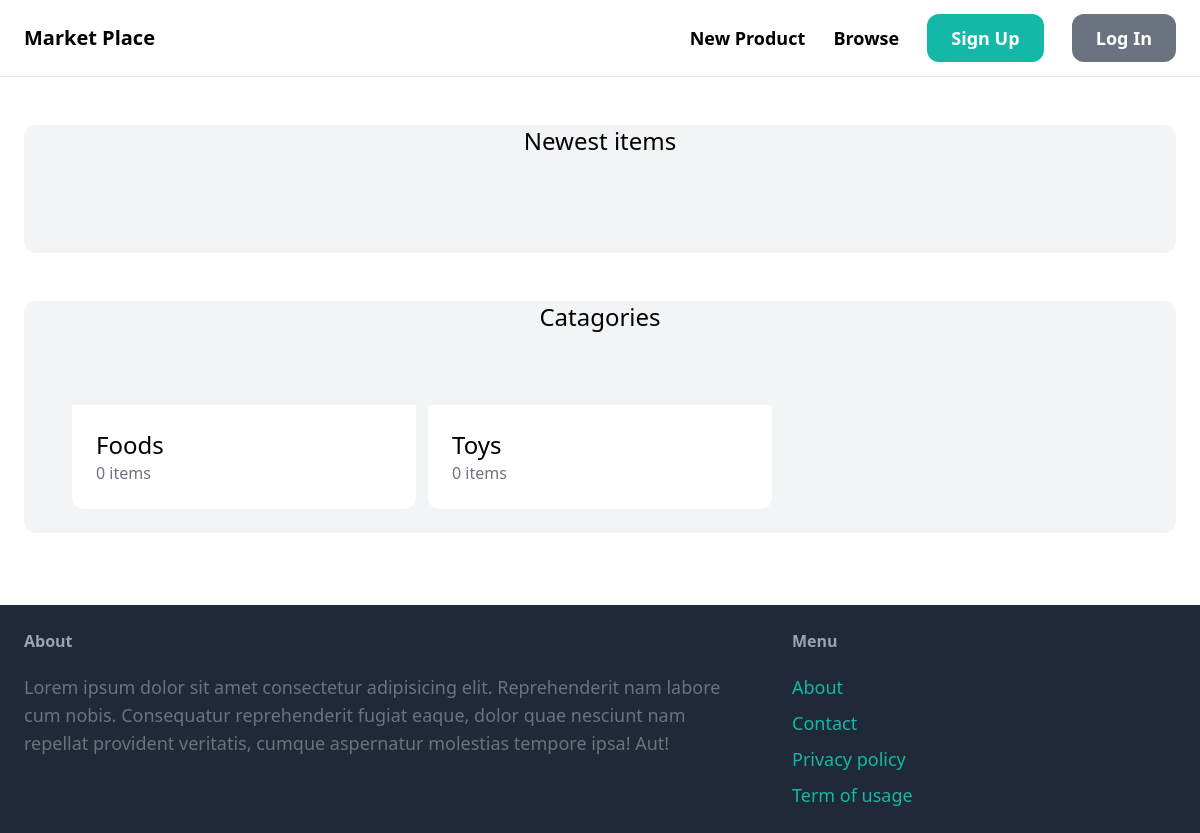
/, run on an earlier commit of the app's database.
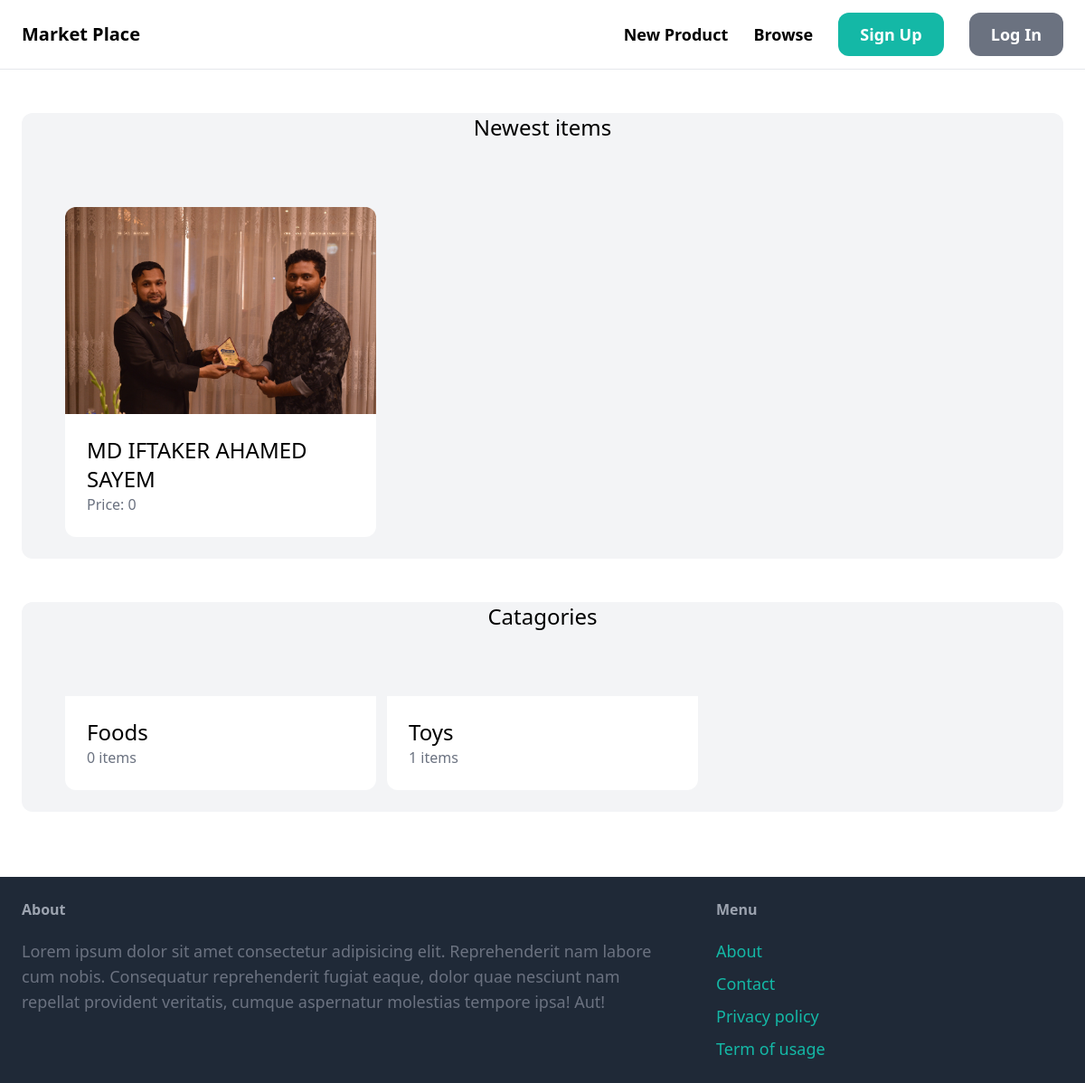
And on a later commit of the database.
### item/models.py (models this page shows, shortened)
class Category(models.Model):
    name = models.CharField(max_length=100)
    class Meta:
        ordering = ('name',)
        verbose_name_plural = 'Categories'

class Item(models.Model):
    category = models.ForeignKey(Category, related_name='items', on_delete=models.CASCADE)
    name = models.CharField(max_length=100)
    description = models.TextField()
    price = models.IntegerField()
    is_sold = models.BooleanField(default=False)
    created_at = models.DateTimeField(auto_now_add=True)
    created_by=models.ForeignKey(User, related_name='items', on_delete=models.CASCADE)
    image = models.ImageField(upload_to='item_images', blank=True, null=True)

### marketcore/views.py (the view)
# urls.py: path('', views.index, name='index'),
def index(request):
    categories = Category.objects.all()
    items = Item.objects.filter(is_sold=False).order_by('created_at')[0:6]
    return render(request, 'core/index.html',{
            'categories': categories,
            'items': items
        })

### marketcore/templates/core/index.html (shortened to what this page needs)
{% extends 'core/base.html' %}
{% block content %}
<div class="mt-6 px-6 my-12 bg-gray-100 rounded-xl">
    <h2 class="mb-12 text-2xl text-center">Newest items</h2>
    <div class="grid grid-cols-3 gap-3 p-6">
        {% for item in items %}
        <div>
            <a href="{% url 'item:detail' item.id %}">
                <div>
                    <img src="{{ item.image.url }}" class="rounded-t-xl">
                </div>
                <div class="p-6 bg-white rounded-b-xl">
                    <h2 class="text-2xl">{{ item.name }}</h2>
                    <p class="text-gray-500">Price: {{ item.price }}</p>
                </div>
            </a>
        </div>
        {% endfor %}
    </div>
</div>
<div class="mt-6 px-6 my-12 bg-gray-100 rounded-xl">
    <h2 class="mb-12 text-2xl text-center">Catagories</h2>
    <div class="grid grid-cols-3 gap-3 p-6">
        {% for category in categories %}
        <div>
            <a href="#">
                <div class="p-6 bg-white rounded-b-xl">
                    <h2 class="text-2xl">{{ category.name }}</h2>
                    <p class="text-gray-500">{{category.items.count}} items</p>
                </div>
            </a>
        </div>
        {% endfor %}
    </div>
</div>
{% endblock %}

What changed in the data, as far as the page shows it:
added Item: image (picture), name "MD IFTAKER AHAMED SAYEM", price "0"
computed for Category "Toys": items.count "0" → "1"
